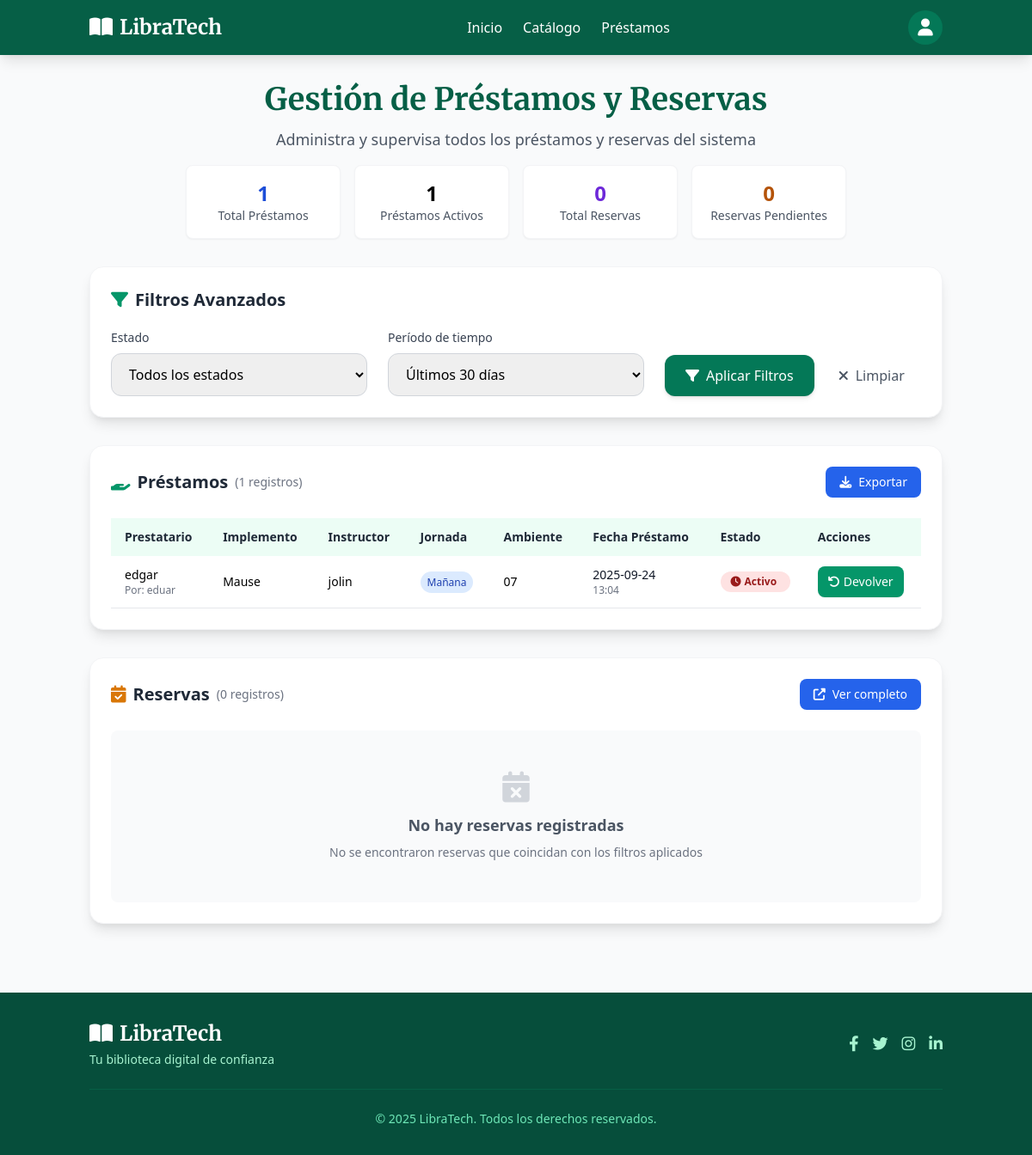
/prestamos/prestamos (signed in), run on an earlier commit of the app's database.
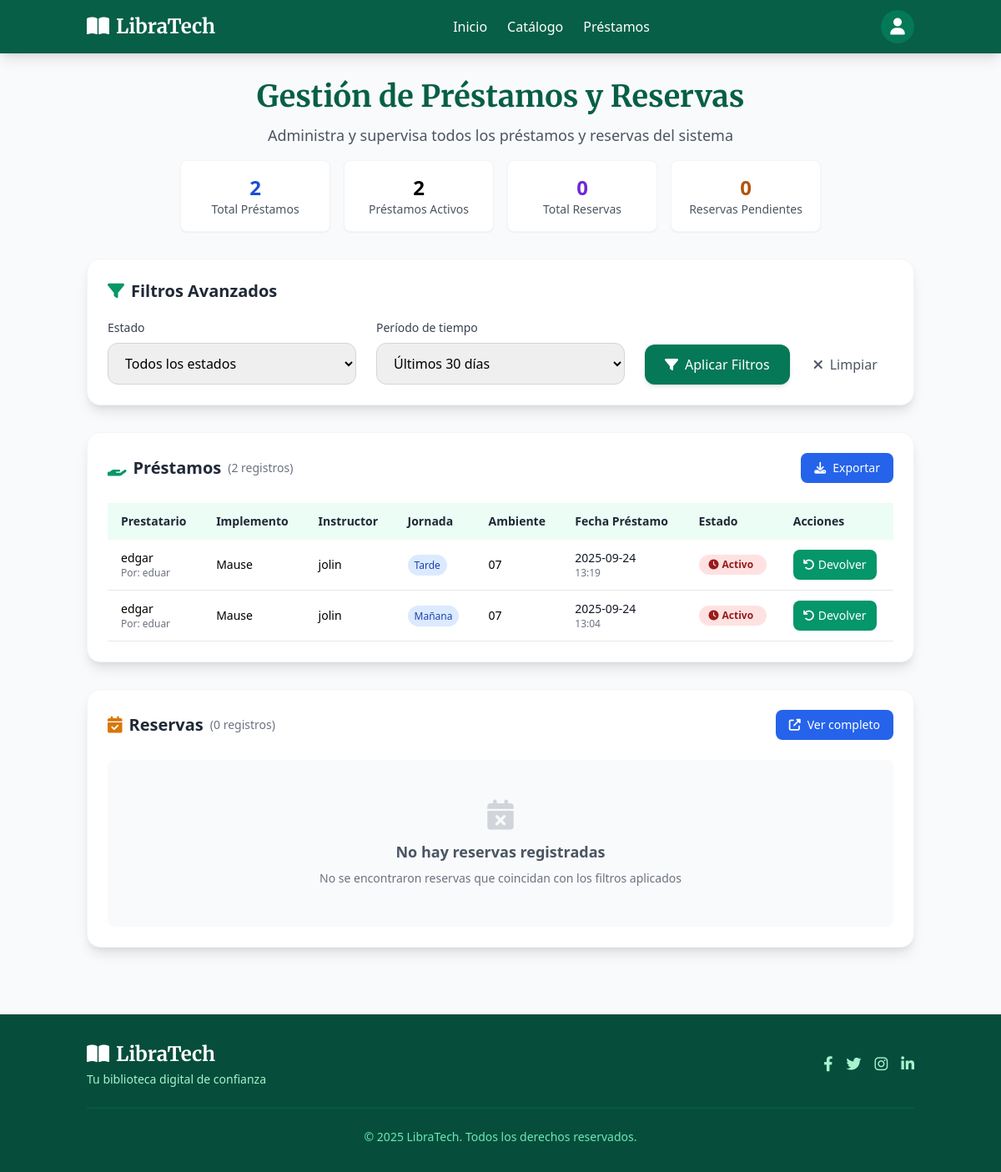
And on a later commit of the database.
### tables this page shows
CREATE TABLE prestamos (
                id INTEGER PRIMARY KEY AUTOINCREMENT,
                fk_usuario INTEGER NOT NULL,
                fk_modelo INTEGER NOT NULL,
                fecha_prestamo TEXT NOT NULL,
                fecha_devolucion TEXT,
                nombre TEXT NOT NULL,
                instructor TEXT,
                jornada TEXT,
                ambiente TEXT,
                FOREIGN KEY (fk_usuario) REFERENCES usuarios(id),
                FOREIGN KEY (fk_modelo) REFERENCES catalogo(id)                
            );

CREATE TABLE usuarios (
                id INTEGER PRIMARY KEY AUTOINCREMENT,
                nombre TEXT NOT NULL UNIQUE,
                email TEXT NOT NULL UNIQUE,
                telefono TEXT NOT NULL UNIQUE,
                password TEXT NOT NULL
            );

CREATE TABLE catalogo (
                id INTEGER PRIMARY KEY AUTOINCREMENT,
                implemento TEXT NOT NULL,
                descripcion TEXT NOT NULL,
                disponibilidad INTEGER NOT NULL,
                imagen_url TEXT,
                categoria TEXT,
                created_at TIMESTAMP DEFAULT CURRENT_TIMESTAMP
            );

### routes/prestamos.py (the view)
@prestamos_bp.route('/prestamos', methods=['GET'])
@login_required
def prestamos():
    conn = get_db_connection()
    filtro_estado = request.args.get('estado', 'todos')
    filtro_dias = request.args.get('dias', '30')
    try:
        filtro_dias = int(filtro_dias)
    except ValueError:
        filtro_dias = 30
    prestamos_query = '''
        SELECT p.id, u.nombre AS usuario, c.implemento, p.fecha_prestamo, p.fecha_devolucion,
               p.instructor, p.jornada, p.ambiente, c.id as id_implemento, p.nombre as nombre_prestatario
        FROM prestamos p
        JOIN usuarios u ON p.fk_usuario = u.id
        JOIN catalogo c ON p.fk_modelo = c.id
        WHERE p.fecha_prestamo >= date('now', ?)
    '''
    prestamos_params = [f'-{filtro_dias} days']
    if session.get('rol') != 'admin':
        prestamos_query += ' AND p.fk_usuario = ?'
        prestamos_params.append(session.get('user_id'))
    if filtro_estado == 'activos':
        prestamos_query += ' AND p.fecha_devolucion IS NULL'
    elif filtro_estado == 'devueltos':
        prestamos_query += ' AND p.fecha_devolucion IS NOT NULL'
    prestamos_query += ' ORDER BY p.fecha_prestamo DESC'
    prestamos_items = conn.execute(prestamos_query, prestamos_params).fetchall()
    reservas_query = '''
        SELECT r.id, u.nombre AS usuario, c.implemento, r.fecha_reserva, r.fecha_inicio,
               r.fecha_fin, r.lugar, r.estado, c.id as id_implemento, r.nombre as nombre_solicitante, r.fk_usuario
        FROM reservas r
        JOIN usuarios u ON r.fk_usuario = u.id
        JOIN catalogo c ON r.fk_implemento = c.id
        WHERE r.fecha_reserva >= date('now', ?)
    '''
    reservas_params = [f'-{filtro_dias} days']
    if session.get('rol') != 'admin':
        reservas_query += ' AND r.fk_usuario = ?'
        reservas_params.append(session.get('user_id'))
    if filtro_estado == 'pendientes':
        reservas_query += " AND r.estado = 'pendiente'"
    elif filtro_estado == 'aprobadas':
        reservas_query += " AND r.estado = 'aprobada'"
    elif filtro_estado == 'canceladas':
        reservas_query += " AND r.estado = 'cancelada'"
    reservas_query += ' ORDER BY r.fecha_reserva DESC'
    reservas_items = conn.execute(reservas_query, reservas_params).fetchall()
    stats = {
        'total_prestamos': len(prestamos_items),
        'prestamos_activos': len([p for p in prestamos_items if p['fecha_devolucion'] is None]),
        'total_reservas': len(reservas_items),
        'reservas_pendientes': len([r for r in reservas_items if r['estado'] == 'pendiente']),
    }
    conn.close()
    return render_template('views/prestamos_reservas.html',
                        prestamos=prestamos_items,
                        reservas=reservas_items,
                        stats=stats,
                        filtro_estado=filtro_estado,
                        filtro_dias=filtro_dias)

### app.py (called while the page is built)
@app.context_processor
def inject_user():
    return dict(
        current_user={
            'id': session.get('user_id'),
            'nombre': session.get('user_nombre'),
            'email': session.get('user_email'),
            'is_authenticated': 'user_id' in session
        }
    )

### routes/login.py (called while the page is built)
def login_required(view):
    from functools import wraps
    @wraps(view)
    def wrapped_view(*args, **kwargs):
        if 'user_id' not in session:
            flash('Por favor, inicie sesión para acceder a esta página', 'error')
            return redirect(url_for('login.login'))
        return view(*args, **kwargs)
    return wrapped_view

### utils/db.py (called while the page is built)
def get_db_connection():
    conn = sqlite3.connect('models/database.db')
    conn.row_factory = sqlite3.Row
    return conn

### templates/views/prestamos_reservas.html (shortened to what the changed rows need)
{% extends "base.html" %}
{% block content %}
<main class="container mx-auto px-4 py-8">
    <div class="text-center mb-8">
        <h1 class="text-4xl font-serif font-bold text-green-800 mb-3">
            {% if session.rol == 'admin' %}
                Gestión de Préstamos y Reservas
            {% else %}
                Mis Préstamos y Reservas
            {% endif %}
        </h1>
        <div class="grid grid-cols-2 md:grid-cols-4 gap-4 max-w-3xl mx-auto">
            <div class="bg-white p-4 rounded-lg shadow-sm border border-gray-100">
                <div class="text-2xl font-bold text-blue-700">{{ stats.total_prestamos }}</div>
                <div class="text-sm text-gray-600">
                    {% if session.rol == 'admin' %}Total Préstamos{% else %}Mis Préstamos{% endif %}
                </div>
            </div>
            <div class="bg-white p-4 rounded-lg shadow-sm border border-gray-100">
                <div class="text-2xl font-bold text-orange-700">{{ stats.prestamos_activos }}</div>
                <div class="text-sm text-gray-600">
                    {% if session.rol == 'admin' %}Préstamos Activos{% else %}Pendientes{% endif %}
                </div>
            </div>
        </div>
    </div>
    <div class="bg-white p-6 rounded-2xl shadow-lg mb-8 border border-gray-100">
        <h2 class="text-xl font-bold text-gray-800 mb-5 flex items-center">
            <i class="fas fa-filter mr-2 text-green-600"></i> Filtros Avanzados
        </h2>
    </div>
    <div class="bg-white p-6 rounded-2xl shadow-lg mb-8 border border-gray-100">
        <div class="flex justify-between items-center mb-6">
            <h2 class="text-xl font-bold flex items-center text-gray-800">
                <i class="fas fa-hand-holding mr-2 text-green-600"></i>Préstamos
                <span class="ml-2 text-sm font-normal text-gray-500">({{ prestamos|length }} registros)</span>
            </h2>
        </div>
        {% if prestamos %}
        <div class="overflow-x-auto">
            <table class="min-w-full table-auto border-collapse">
                <thead>
                    <tr class="bg-green-50 text-gray-800">
                        <th class="px-4 py-3 text-left text-sm font-semibold">Prestatario</th>
                        <th class="px-4 py-3 text-left text-sm font-semibold">Implemento</th>
                        <th class="px-4 py-3 text-left text-sm font-semibold">Instructor</th>
                        <th class="px-4 py-3 text-left text-sm font-semibold">Jornada</th>
                        <th class="px-4 py-3 text-left text-sm font-semibold">Ambiente</th>
                        <th class="px-4 py-3 text-left text-sm font-semibold">Fecha Préstamo</th>
                        <th class="px-4 py-3 text-left text-sm font-semibold">Estado</th>
                        <th class="px-4 py-3 text-left text-sm font-semibold">Acciones</th>
                    </tr>
                </thead>
                <tbody>
                    {% for prestamo in prestamos %}
                    <tr class="border-b even:bg-gray-50 hover:bg-green-50 transition-colors duration-200">
                        <td class="px-4 py-3 text-sm">
                            <div class="font-medium">{{ prestamo.nombre_prestatario }}</div>
                            {% if session.rol == 'admin' %}
                            <div class="text-xs text-gray-500">Por: {{ prestamo.usuario }}</div>
                            {% endif %}
                        </td>
                        <td class="px-4 py-3 text-sm">{{ prestamo.implemento }}</td>
                        <td class="px-4 py-3 text-sm">{{ prestamo.instructor }}</td>
                        <td class="px-4 py-3 text-sm">
                            <span class="px-2 py-1 bg-blue-100 text-blue-800 text-xs rounded-full">
                                {{ prestamo.jornada }}
                            </span>
                        </td>
                        <td class="px-4 py-3 text-sm">{{ prestamo.ambiente }}</td>
                        <td class="px-4 py-3 text-sm">
                            <div class="text-gray-900">{{ prestamo.fecha_prestamo[:10] }}</div>
                            <div class="text-xs text-gray-500">{{ prestamo.fecha_prestamo[11:16] }}</div>
                        </td>
                        <td class="px-4 py-3 text-sm">
                            {% if prestamo.fecha_devolucion %}
                                <span class="bg-green-100 text-green-800 px-3 py-1 rounded-full text-xs font-semibold flex items-center w-fit">
                                    <i class="fas fa-check-circle mr-1"></i> Devuelto
                                </span>
                                <div class="text-xs text-gray-500 mt-1">{{ prestamo.fecha_devolucion[:10] }}</div>
                            {% else %}
                                <span class="bg-red-100 text-red-800 px-3 py-1 rounded-full text-xs font-semibold flex items-center w-fit">
                                    <i class="fas fa-clock mr-1"></i> Activo
                                </span>
                            {% endif %}
                        </td>
                        <td class="px-4 py-3">
                            {% if not prestamo.fecha_devolucion and session.get('rol') == 'admin' %}
                            <form action="{{ url_for('prestamos.devolver_prestamo', id=prestamo.id) }}" method="POST" class="inline">
                                <button type="submit"
                                        class="bg-green-600 hover:bg-green-700 text-white px-3 py-2 rounded-lg text-sm flex items-center gap-1 transition duration-200 shadow-sm"
                                        onclick="return confirm('¿Estás seguro de registrar la devolución de {{ prestamo.implemento }}?')">
                                    <i class="fas fa-undo"></i> Devolver
                                </button>
                            </form>
                            {% elif prestamo.fecha_devolucion %}
                            <span class="text-gray-500 text-sm flex items-center">
                                <i class="fas fa-check-circle mr-1 text-green-500"></i> Completo
                            </span>
                            {% else %}
                            <span class="text-gray-400 text-sm">Esperando devolución</span>
                            {% endif %}
                        </td>
                    </tr>
                    {% endfor %}
                </tbody>
            </table>
        </div>
        {% endif %}
    </div>
    <div class="bg-white p-6 rounded-2xl shadow-lg border border-gray-100">
        <div class="flex justify-between items-center mb-6">
            <h2 class="text-xl font-bold flex items-center text-gray-800">
                <i class="fas fa-calendar-check mr-2 text-yellow-600"></i>Reservas
                <span class="ml-2 text-sm font-normal text-gray-500">({{ reservas|length }} registros)</span>
            </h2>
        </div>
    </div>
</main>
{% endblock %}

What changed in the data, as far as the page shows it:
added prestamos: nombre_prestatario "edgar", usuario "eduar", implemento "Mause", instructor "jolin", jornada "Tarde", ambiente "07", fecha_prestamo "2025-09-24", fecha_prestamo "13:19"
Also different on the page:
{{ stats.total_prestamos }}: "1" → "2"
{{ stats.prestamos_activos }}: "1" → "2"
{{ prestamos|length }}: "1" → "2"
